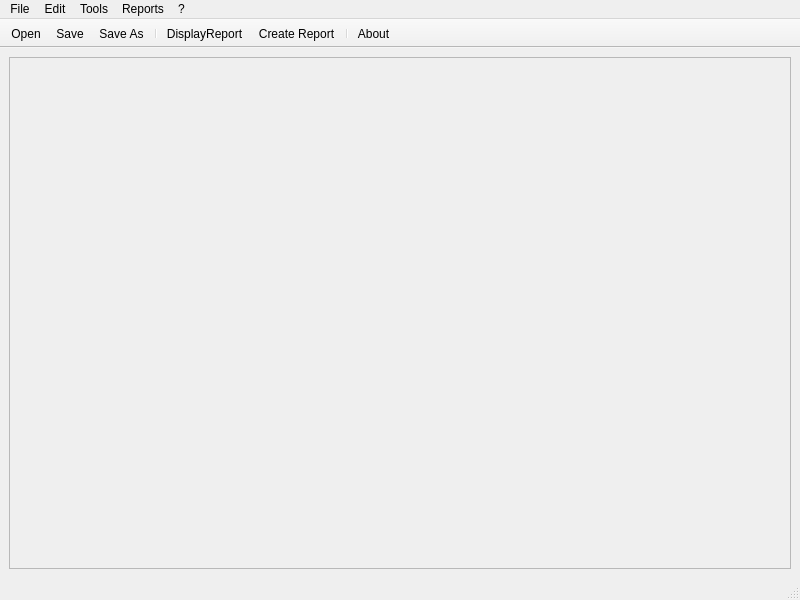
<?xml version="1.0" encoding="UTF-8"?>
<ui version="4.0">
 <class>MainWindow</class>
 <widget class="QMainWindow" name="MainWindow">
  <property name="geometry">
   <rect>
    <x>0</x>
    <y>0</y>
    <width>800</width>
    <height>600</height>
   </rect>
  </property>
  <property name="windowTitle">
   <string>MainWindow</string>
  </property>
  <widget class="QWidget" name="centralwidget">
   <layout class="QGridLayout" name="gridLayout">
    <item row="0" column="0">
     <widget class="QFrame" name="frame">
      <property name="frameShape">
       <enum>QFrame::StyledPanel</enum>
      </property>
      <property name="frameShadow">
       <enum>QFrame::Raised</enum>
      </property>
      <layout class="QHBoxLayout" name="horizontalLayout"/>
     </widget>
    </item>
   </layout>
  </widget>
  <widget class="WindowTitleMenuBar" name="menubar">
   <property name="geometry">
    <rect>
     <x>0</x>
     <y>0</y>
     <width>800</width>
     <height>21</height>
    </rect>
   </property>
   <widget class="QMenu" name="menuFile">
    <property name="title">
     <string>File</string>
    </property>
    <addaction name="actionOpen"/>
    <addaction name="actionSave"/>
    <addaction name="actionSaveAs"/>
    <addaction name="separator"/>
    <addaction name="actionQuit"/>
   </widget>
   <widget class="QMenu" name="menuTools">
    <property name="title">
     <string>Tools</string>
    </property>
   </widget>
   <widget class="QMenu" name="menu">
    <property name="title">
     <string>?</string>
    </property>
    <addaction name="actionAbout"/>
   </widget>
   <widget class="QMenu" name="menuReports">
    <property name="title">
     <string>Reports</string>
    </property>
    <addaction name="actionReport"/>
    <addaction name="actionDisplayReport"/>
   </widget>
   <widget class="QMenu" name="menuEdit">
    <property name="title">
     <string>Edit</string>
    </property>
   </widget>
   <addaction name="menuFile"/>
   <addaction name="menuEdit"/>
   <addaction name="menuTools"/>
   <addaction name="menuReports"/>
   <addaction name="menu"/>
  </widget>
  <widget class="QToolBar" name="pMainToolBar">
   <property name="windowTitle">
    <string>main</string>
   </property>
   <property name="movable">
    <bool>false</bool>
   </property>
   <property name="iconSize">
    <size>
     <width>36</width>
     <height>36</height>
    </size>
   </property>
   <attribute name="toolBarArea">
    <enum>TopToolBarArea</enum>
   </attribute>
   <attribute name="toolBarBreak">
    <bool>false</bool>
   </attribute>
   <addaction name="actionOpen"/>
   <addaction name="actionSave"/>
   <addaction name="actionSaveAs"/>
   <addaction name="separator"/>
   <addaction name="actionDisplayReport"/>
   <addaction name="actionReport"/>
   <addaction name="separator"/>
   <addaction name="actionAbout"/>
  </widget>
  <widget class="QToolBar" name="pInfoToolBar">
   <property name="windowTitle">
    <string>info</string>
   </property>
   <property name="movable">
    <bool>false</bool>
   </property>
   <attribute name="toolBarArea">
    <enum>TopToolBarArea</enum>
   </attribute>
   <attribute name="toolBarBreak">
    <bool>false</bool>
   </attribute>
  </widget>
  <widget class="QStatusBar" name="statusBar"/>
  <action name="actionOpen">
   <property name="icon">
    <iconset resource="resources/resource.qrc">
     <normaloff>:/icons/folder.png</normaloff>:/icons/folder.png</iconset>
   </property>
   <property name="text">
    <string>Open...</string>
   </property>
   <property name="shortcut">
    <string>Ctrl+O</string>
   </property>
  </action>
  <action name="actionSaveAs">
   <property name="icon">
    <iconset resource="resources/resource.qrc">
     <normaloff>:/icons/save_as.png</normaloff>:/icons/save_as.png</iconset>
   </property>
   <property name="text">
    <string>Save As...</string>
   </property>
   <property name="shortcut">
    <string>Ctrl+Shift+S</string>
   </property>
  </action>
  <action name="actionReport">
   <property name="icon">
    <iconset resource="resources/resource.qrc">
     <normaloff>:/icons/clock.png</normaloff>:/icons/clock.png</iconset>
   </property>
   <property name="text">
    <string>Create Report...</string>
   </property>
  </action>
  <action name="actionDisplayReport">
   <property name="icon">
    <iconset resource="resources/resource.qrc">
     <normaloff>:/icons/clock_show.png</normaloff>:/icons/clock_show.png</iconset>
   </property>
   <property name="text">
    <string>DisplayReport</string>
   </property>
  </action>
  <action name="actionSave">
   <property name="icon">
    <iconset resource="resources/resource.qrc">
     <normaloff>:/icons/save.png</normaloff>:/icons/save.png</iconset>
   </property>
   <property name="text">
    <string>Save</string>
   </property>
   <property name="toolTip">
    <string>Save</string>
   </property>
   <property name="shortcut">
    <string>Ctrl+S</string>
   </property>
  </action>
  <action name="actionAbout">
   <property name="icon">
    <iconset resource="resources/resource.qrc">
     <normaloff>:/icons/about.png</normaloff>:/icons/about.png</iconset>
   </property>
   <property name="text">
    <string>About...</string>
   </property>
  </action>
  <action name="actionQuit">
   <property name="text">
    <string>Quit</string>
   </property>
   <property name="shortcut">
    <string>Ctrl+Q</string>
   </property>
  </action>
 </widget>
 <customwidgets>
  <customwidget>
   <class>WindowTitleMenuBar</class>
   <extends>QMenuBar</extends>
   <header>windowtitlemenubar.h</header>
  </customwidget>
 </customwidgets>
 <resources>
  <include location="resources/resource.qrc"/>
 </resources>
 <connections>
  <connection>
   <sender>actionQuit</sender>
   <signal>triggered()</signal>
   <receiver>MainWindow</receiver>
   <slot>close()</slot>
   <hints>
    <hint type="sourcelabel">
     <x>-1</x>
     <y>-1</y>
    </hint>
    <hint type="destinationlabel">
     <x>399</x>
     <y>299</y>
    </hint>
   </hints>
  </connection>
 </connections>
</ui>
